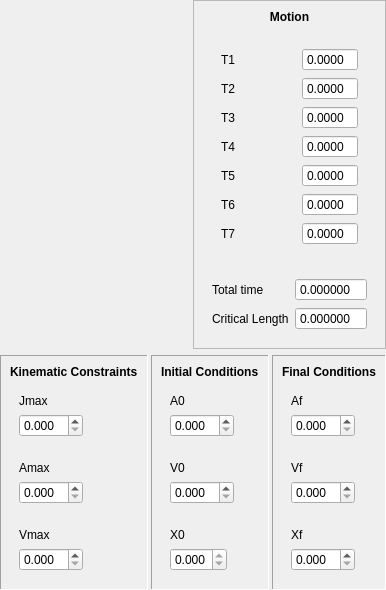
          <widget class="QWidget" name="tabSoftMotionPlanner">
           <attribute name="title">
            <string>Soft Motion Planner</string>
           </attribute>
           <layout class="QVBoxLayout" name="verticalLayout_33">
            <property name="margin">
             <number>0</number>
            </property>
            <item>
             <widget class="QWidget" name="widget_19" native="true">
              <property name="sizePolicy">
               <sizepolicy hsizetype="Preferred" vsizetype="Expanding">
                <horstretch>0</horstretch>
                <verstretch>0</verstretch>
               </sizepolicy>
              </property>
              <layout class="QHBoxLayout" name="horizontalLayout_3">
               <property name="spacing">
                <number>3</number>
               </property>
               <property name="margin">
                <number>0</number>
               </property>
               <item>
                <widget class="QwtPlot" name="qwtPlot">
                 <property name="sizePolicy">
                  <sizepolicy hsizetype="MinimumExpanding" vsizetype="MinimumExpanding">
                   <horstretch>0</horstretch>
                   <verstretch>0</verstretch>
                  </sizepolicy>
                 </property>
                </widget>
               </item>
               <item>
                <widget class="QwtPlot" name="qwtPlot_2">
                 <property name="sizePolicy">
                  <sizepolicy hsizetype="MinimumExpanding" vsizetype="MinimumExpanding">
                   <horstretch>0</horstretch>
                   <verstretch>0</verstretch>
                  </sizepolicy>
                 </property>
                </widget>
               </item>
               <item>
                <widget class="QFrame" name="frame_6">
                 <property name="frameShape">
                  <enum>QFrame::StyledPanel</enum>
                 </property>
                 <property name="frameShadow">
                  <enum>QFrame::Raised</enum>
                 </property>
                 <layout class="QVBoxLayout" name="verticalLayout_16">
                  <item>
                   <widget class="QLabel" name="label_28">
                    <property name="font">
                     <font>
                      <weight>75</weight>
                      <bold>true</bold>
                     </font>
                    </property>
                    <property name="text">
                     <string>Motion</string>
                    </property>
                    <property name="alignment">
                     <set>Qt::AlignCenter</set>
                    </property>
                   </widget>
                  </item>
                  <item>
                   <widget class="QWidget" name="widget_20" native="true">
                    <layout class="QHBoxLayout" name="horizontalLayout_2">
                     <item>
                      <widget class="QWidget" name="widget_7" native="true">
                       <layout class="QVBoxLayout" name="verticalLayout_32">
                        <item>
                         <widget class="QLabel" name="label_9">
                          <property name="text">
                           <string>T1</string>
                          </property>
                          <property name="scaledContents">
                           <bool>false</bool>
                          </property>
                         </widget>
                        </item>
                        <item>
                         <widget class="QLabel" name="label_10">
                          <property name="text">
                           <string>T2</string>
                          </property>
                         </widget>
                        </item>
                        <item>
                         <widget class="QLabel" name="label_11">
                          <property name="text">
                           <string>T3</string>
                          </property>
                         </widget>
                        </item>
                        <item>
                         <widget class="QLabel" name="label_12">
                          <property name="text">
                           <string>T4</string>
                          </property>
                         </widget>
                        </item>
                        <item>
                         <widget class="QLabel" name="label_13">
                          <property name="text">
                           <string>T5</string>
                          </property>
                         </widget>
                        </item>
                        <item>
                         <widget class="QLabel" name="label_14">
                          <property name="text">
                           <string>T6</string>
                          </property>
                         </widget>
                        </item>
                        <item>
                         <widget class="QLabel" name="label_15">
                          <property name="text">
                           <string>T7</string>
                          </property>
                         </widget>
                        </item>
                       </layout>
                      </widget>
                     </item>
                     <item>
                      <widget class="QWidget" name="widget_6" native="true">
                       <layout class="QVBoxLayout" name="verticalLayout_19">
                        <item>
                         <widget class="QDoubleSpinBox" name="doubleSpinBox_T1">
                          <property name="buttonSymbols">
                           <enum>QAbstractSpinBox::NoButtons</enum>
                          </property>
                          <property name="keyboardTracking">
                           <bool>true</bool>
                          </property>
                          <property name="decimals">
                           <number>4</number>
                          </property>
                         </widget>
                        </item>
                        <item>
                         <widget class="QDoubleSpinBox" name="doubleSpinBox_T2">
                          <property name="buttonSymbols">
                           <enum>QAbstractSpinBox::NoButtons</enum>
                          </property>
                          <property name="keyboardTracking">
                           <bool>true</bool>
                          </property>
                          <property name="decimals">
                           <number>4</number>
                          </property>
                         </widget>
                        </item>
                        <item>
                         <widget class="QDoubleSpinBox" name="doubleSpinBox_T3">
                          <property name="buttonSymbols">
                           <enum>QAbstractSpinBox::NoButtons</enum>
                          </property>
                          <property name="keyboardTracking">
                           <bool>true</bool>
                          </property>
                          <property name="decimals">
                           <number>4</number>
                          </property>
                         </widget>
                        </item>
                        <item>
                         <widget class="QDoubleSpinBox" name="doubleSpinBox_T4">
                          <property name="buttonSymbols">
                           <enum>QAbstractSpinBox::NoButtons</enum>
                          </property>
                          <property name="keyboardTracking">
                           <bool>true</bool>
                          </property>
                          <property name="decimals">
                           <number>4</number>
                          </property>
                         </widget>
                        </item>
                        <item>
                         <widget class="QDoubleSpinBox" name="doubleSpinBox_T5">
                          <property name="buttonSymbols">
                           <enum>QAbstractSpinBox::NoButtons</enum>
                          </property>
                          <property name="keyboardTracking">
                           <bool>true</bool>
                          </property>
                          <property name="decimals">
                           <number>4</number>
                          </property>
                         </widget>
                        </item>
                        <item>
                         <widget class="QDoubleSpinBox" name="doubleSpinBox_T6">
                          <property name="buttonSymbols">
                           <enum>QAbstractSpinBox::NoButtons</enum>
                          </property>
                          <property name="keyboardTracking">
                           <bool>true</bool>
                          </property>
                          <property name="decimals">
                           <number>4</number>
                          </property>
                         </widget>
                        </item>
                        <item>
                         <widget class="QDoubleSpinBox" name="doubleSpinBox_T7">
                          <property name="buttonSymbols">
                           <enum>QAbstractSpinBox::NoButtons</enum>
                          </property>
                          <property name="keyboardTracking">
                           <bool>true</bool>
                          </property>
                          <property name="decimals">
                           <number>4</number>
                          </property>
                         </widget>
                        </item>
                       </layout>
                       <zorder>doubleSpinBox_T7</zorder>
                       <zorder>doubleSpinBox_T1</zorder>
                       <zorder>doubleSpinBox_T2</zorder>
                       <zorder>doubleSpinBox_T3</zorder>
                       <zorder>doubleSpinBox_T4</zorder>
                       <zorder>doubleSpinBox_T5</zorder>
                       <zorder>doubleSpinBox_T6</zorder>
                      </widget>
                     </item>
                    </layout>
                   </widget>
                  </item>
                  <item>
                   <widget class="QWidget" name="widget_21" native="true">
                    <layout class="QGridLayout" name="gridLayout">
                     <item row="0" column="0">
                      <widget class="QLabel" name="label_30">
                       <property name="text">
                        <string>Total time</string>
                       </property>
                      </widget>
                     </item>
                     <item row="0" column="1">
                      <widget class="QDoubleSpinBox" name="doubleSpinBox_totalTime">
                       <property name="buttonSymbols">
                        <enum>QAbstractSpinBox::NoButtons</enum>
                       </property>
                       <property name="keyboardTracking">
                        <bool>true</bool>
                       </property>
                       <property name="decimals">
                        <number>6</number>
                       </property>
                       <property name="minimum">
                        <double>-99.000000000000000</double>
                       </property>
                      </widget>
                     </item>
                     <item row="1" column="1">
                      <widget class="QDoubleSpinBox" name="doubleSpinBox_dc">
                       <property name="buttonSymbols">
                        <enum>QAbstractSpinBox::NoButtons</enum>
                       </property>
                       <property name="keyboardTracking">
                        <bool>true</bool>
                       </property>
                       <property name="decimals">
                        <number>6</number>
                       </property>
                       <property name="minimum">
                        <double>-99.000000000000000</double>
                       </property>
                      </widget>
                     </item>
                     <item row="1" column="0">
                      <widget class="QLabel" name="label_8">
                       <property name="text">
                        <string>Critical Length</string>
                       </property>
                      </widget>
                     </item>
                    </layout>
                   </widget>
                  </item>
                 </layout>
                </widget>
               </item>
              </layout>
             </widget>
            </item>
            <item>
             <widget class="QWidget" name="widget_4" native="true">
              <layout class="QHBoxLayout" name="horizontalLayout_5">
               <property name="spacing">
                <number>3</number>
               </property>
               <property name="margin">
                <number>0</number>
               </property>
               <item>
                <widget class="QFrame" name="frame_4">
                 <property name="sizePolicy">
                  <sizepolicy hsizetype="Preferred" vsizetype="Minimum">
                   <horstretch>0</horstretch>
                   <verstretch>0</verstretch>
                  </sizepolicy>
                 </property>
                 <property name="frameShape">
                  <enum>QFrame::Panel</enum>
                 </property>
                 <property name="frameShadow">
                  <enum>QFrame::Sunken</enum>
                 </property>
                 <property name="lineWidth">
                  <number>1</number>
                 </property>
                 <layout class="QVBoxLayout" name="verticalLayout_24">
                  <item>
                   <widget class="QLabel" name="label_20">
                    <property name="font">
                     <font>
                      <weight>75</weight>
                      <italic>false</italic>
                      <bold>true</bold>
                      <strikeout>false</strikeout>
                     </font>
                    </property>
                    <property name="text">
                     <string>Kinematic Constraints</string>
                    </property>
                   </widget>
                  </item>
                  <item>
                   <widget class="QWidget" name="widget_11" native="true">
                    <layout class="QVBoxLayout" name="verticalLayout_25">
                     <item>
                      <widget class="QLabel" name="label_21">
                       <property name="text">
                        <string>Jmax</string>
                       </property>
                      </widget>
                     </item>
                     <item>
                      <layout class="QFormLayout" name="formLayout_9">
                       <item row="0" column="0">
                        <widget class="QDoubleSpinBox" name="doubleSpinBox_Jmax_3">
                         <property name="decimals">
                          <number>3</number>
                         </property>
                         <property name="singleStep">
                          <double>0.010000000000000</double>
                         </property>
                        </widget>
                       </item>
                       <item row="0" column="1">
                        <widget class="QwtSlider" name="Slider_Jmax_3">
                         <property name="valid">
                          <bool>true</bool>
                         </property>
                         <property name="mass">
                          <double>0.000000000000000</double>
                         </property>
                         <property name="thumbLength">
                          <number>31</number>
                         </property>
                         <property name="thumbWidth">
                          <number>16</number>
                         </property>
                        </widget>
                       </item>
                      </layout>
                     </item>
                    </layout>
                   </widget>
                  </item>
                  <item>
                   <widget class="QWidget" name="widget_12" native="true">
                    <layout class="QVBoxLayout" name="verticalLayout_26">
                     <item>
                      <widget class="QLabel" name="label_22">
                       <property name="text">
                        <string>Amax</string>
                       </property>
                      </widget>
                     </item>
                     <item>
                      <layout class="QFormLayout" name="formLayout_10">
                       <item row="0" column="0">
                        <widget class="QDoubleSpinBox" name="doubleSpinBox_Amax_3">
                         <property name="decimals">
                          <number>3</number>
                         </property>
                         <property name="singleStep">
                          <double>0.010000000000000</double>
                         </property>
                        </widget>
                       </item>
                       <item row="0" column="1">
                        <widget class="QwtSlider" name="Slider_Amax_3"/>
                       </item>
                      </layout>
                     </item>
                    </layout>
                   </widget>
                  </item>
                  <item>
                   <widget class="QWidget" name="widget_13" native="true">
                    <layout class="QVBoxLayout" name="verticalLayout_27">
                     <item>
                      <widget class="QLabel" name="label_23">
                       <property name="text">
                        <string>Vmax</string>
                       </property>
                      </widget>
                     </item>
                     <item>
                      <layout class="QFormLayout" name="formLayout_11">
                       <item row="0" column="0">
                        <widget class="QDoubleSpinBox" name="doubleSpinBox_Vmax_3">
                         <property name="decimals">
                          <number>3</number>
                         </property>
                         <property name="singleStep">
                          <double>0.010000000000000</double>
                         </property>
                        </widget>
                       </item>
                       <item row="0" column="1">
                        <widget class="QwtSlider" name="Slider_Vmax_3"/>
                       </item>
                      </layout>
                     </item>
                    </layout>
                   </widget>
                  </item>
                 </layout>
                </widget>
               </item>
               <item>
                <widget class="QFrame" name="frame_5">
                 <property name="sizePolicy">
                  <sizepolicy hsizetype="Preferred" vsizetype="Minimum">
                   <horstretch>0</horstretch>
                   <verstretch>0</verstretch>
                  </sizepolicy>
                 </property>
                 <property name="frameShape">
                  <enum>QFrame::Panel</enum>
                 </property>
                 <property name="frameShadow">
                  <enum>QFrame::Sunken</enum>
                 </property>
                 <property name="lineWidth">
                  <number>1</number>
                 </property>
                 <layout class="QVBoxLayout" name="verticalLayout_28">
                  <item>
                   <widget class="QLabel" name="label_24">
                    <property name="font">
                     <font>
                      <weight>75</weight>
                      <italic>false</italic>
                      <bold>true</bold>
                      <strikeout>false</strikeout>
                     </font>
                    </property>
                    <property name="text">
                     <string>Initial Conditions</string>
                    </property>
                   </widget>
                  </item>
                  <item>
                   <widget class="QWidget" name="widget_15" native="true">
                    <layout class="QVBoxLayout" name="verticalLayout_29">
                     <item>
                      <widget class="QLabel" name="label_25">
                       <property name="text">
                        <string>A0</string>
                       </property>
                      </widget>
                     </item>
                     <item>
                      <layout class="QFormLayout" name="formLayout_12">
                       <item row="0" column="0">
                        <widget class="QDoubleSpinBox" name="doubleSpinBox_A0">
                         <property name="decimals">
                          <number>3</number>
                         </property>
                         <property name="singleStep">
                          <double>0.010000000000000</double>
                         </property>
                        </widget>
                       </item>
                       <item row="0" column="1">
                        <widget class="QwtSlider" name="Slider_A0">
                         <property name="valid">
                          <bool>true</bool>
                         </property>
                         <property name="mass">
                          <double>0.000000000000000</double>
                         </property>
                         <property name="thumbLength">
                          <number>31</number>
                         </property>
                         <property name="thumbWidth">
                          <number>16</number>
                         </property>
                        </widget>
                       </item>
                      </layout>
                     </item>
                    </layout>
                   </widget>
                  </item>
                  <item>
                   <widget class="QWidget" name="widget_16" native="true">
                    <layout class="QVBoxLayout" name="verticalLayout_30">
                     <item>
                      <widget class="QLabel" name="label_26">
                       <property name="text">
                        <string>V0</string>
                       </property>
                      </widget>
                     </item>
                     <item>
                      <layout class="QFormLayout" name="formLayout_13">
                       <item row="0" column="0">
                        <widget class="QDoubleSpinBox" name="doubleSpinBox_V0">
                         <property name="decimals">
                          <number>3</number>
                         </property>
                         <property name="singleStep">
                          <double>0.010000000000000</double>
                         </property>
                        </widget>
                       </item>
                       <item row="0" column="1">
                        <widget class="QwtSlider" name="Slider_V0"/>
                       </item>
                      </layout>
                     </item>
                    </layout>
                   </widget>
                  </item>
                  <item>
                   <widget class="QWidget" name="widget_17" native="true">
                    <layout class="QVBoxLayout" name="verticalLayout_31">
                     <item>
                      <widget class="QLabel" name="label_27">
                       <property name="text">
                        <string>X0</string>
                       </property>
                      </widget>
                     </item>
                     <item>
                      <layout class="QFormLayout" name="formLayout_14">
                       <item row="0" column="0">
                        <widget class="QDoubleSpinBox" name="doubleSpinBox_X0">
                         <property name="decimals">
                          <number>3</number>
                         </property>
                         <property name="maximum">
                          <double>0.000000000000000</double>
                         </property>
                         <property name="singleStep">
                          <double>0.001000000000000</double>
                         </property>
                        </widget>
                       </item>
                       <item row="0" column="1">
                        <widget class="QwtSlider" name="Slider_X0"/>
                       </item>
                      </layout>
                     </item>
                    </layout>
                   </widget>
                  </item>
                 </layout>
                </widget>
               </item>
               <item>
                <widget class="QFrame" name="frame_3">
                 <property name="sizePolicy">
                  <sizepolicy hsizetype="Preferred" vsizetype="Minimum">
                   <horstretch>0</horstretch>
                   <verstretch>0</verstretch>
                  </sizepolicy>
                 </property>
                 <property name="frameShape">
                  <enum>QFrame::Panel</enum>
                 </property>
                 <property name="frameShadow">
                  <enum>QFrame::Sunken</enum>
                 </property>
                 <property name="lineWidth">
                  <number>1</number>
                 </property>
                 <layout class="QVBoxLayout" name="verticalLayout_20">
                  <item>
                   <widget class="QLabel" name="label_16">
                    <property name="font">
                     <font>
                      <weight>75</weight>
                      <italic>false</italic>
                      <bold>true</bold>
                      <strikeout>false</strikeout>
                     </font>
                    </property>
                    <property name="text">
                     <string>Final Conditions</string>
                    </property>
                   </widget>
                  </item>
                  <item>
                   <widget class="QWidget" name="widget_8" native="true">
                    <layout class="QVBoxLayout" name="verticalLayout_21">
                     <item>
                      <widget class="QLabel" name="label_17">
                       <property name="text">
                        <string>Af</string>
                       </property>
                      </widget>
                     </item>
                     <item>
                      <layout class="QFormLayout" name="formLayout_5">
                       <item row="0" column="0">
                        <widget class="QDoubleSpinBox" name="doubleSpinBox_Af">
                         <property name="decimals">
                          <number>3</number>
                         </property>
                         <property name="singleStep">
                          <double>0.010000000000000</double>
                         </property>
                        </widget>
                       </item>
                       <item row="0" column="1">
                        <widget class="QwtSlider" name="Slider_Af">
                         <property name="valid">
                          <bool>true</bool>
                         </property>
                         <property name="mass">
                          <double>0.000000000000000</double>
                         </property>
                         <property name="thumbLength">
                          <number>31</number>
                         </property>
                         <property name="thumbWidth">
                          <number>16</number>
                         </property>
                        </widget>
                       </item>
                      </layout>
                     </item>
                    </layout>
                   </widget>
                  </item>
                  <item>
                   <widget class="QWidget" name="widget_9" native="true">
                    <layout class="QVBoxLayout" name="verticalLayout_22">
                     <item>
                      <widget class="QLabel" name="label_18">
                       <property name="text">
                        <string>Vf</string>
                       </property>
                      </widget>
                     </item>
                     <item>
                      <layout class="QFormLayout" name="formLayout_7">
                       <item row="0" column="0">
                        <widget class="QDoubleSpinBox" name="doubleSpinBox_Vf">
                         <property name="decimals">
                          <number>3</number>
                         </property>
                         <property name="singleStep">
                          <double>0.010000000000000</double>
                         </property>
                        </widget>
                       </item>
                       <item row="0" column="1">
                        <widget class="QwtSlider" name="Slider_Vf"/>
                       </item>
                      </layout>
                     </item>
                    </layout>
                   </widget>
                  </item>
                  <item>
                   <widget class="QWidget" name="widget_10" native="true">
                    <layout class="QVBoxLayout" name="verticalLayout_23">
                     <item>
                      <widget class="QLabel" name="label_19">
                       <property name="text">
                        <string>Xf</string>
                       </property>
                      </widget>
                     </item>
                     <item>
                      <layout class="QFormLayout" name="formLayout_8">
                       <item row="0" column="0">
                        <widget class="QDoubleSpinBox" name="doubleSpinBox_Xf">
                         <property name="decimals">
                          <number>3</number>
                         </property>
                         <property name="singleStep">
                          <double>0.001000000000000</double>
                         </property>
                        </widget>
                       </item>
                       <item row="0" column="1">
                        <widget class="QwtSlider" name="Slider_Xf"/>
                       </item>
                      </layout>
                     </item>
                    </layout>
                   </widget>
                  </item>
                 </layout>
                </widget>
               </item>
              </layout>
             </widget>
            </item>
           </layout>
          </widget>
